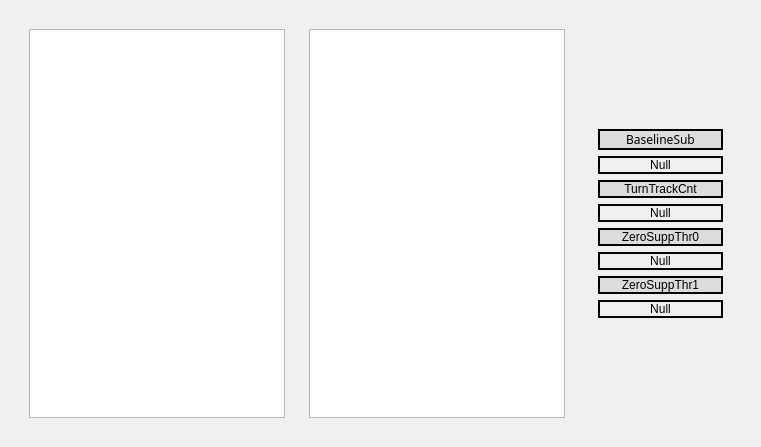
       <widget class="QWidget" name="AcqTurnLossTab">
        <attribute name="title">
         <string>AcqTurnLoss</string>
        </attribute>
        <layout class="QVBoxLayout" name="verticalLayout_15">
         <item>
          <widget class="CContextFrame" name="CContextFrame_AcqTurnLossTab">
           <layout class="QGridLayout" name="gridLayout_14" columnstretch="45,45,10">
            <item row="0" column="0">
             <widget class="CContextFrame" name="CContextFrame_AcqTurnLossTab_turnLossBuf0">
              <layout class="QVBoxLayout" name="verticalLayout_28">
               <item>
                <widget class="CStaticPlot" name="CStaticPlot_AcqTurnLossTab_turnLossBuf0">
                 <property name="plotTitle" stdset="0">
                  <string>turnLossBuf0</string>
                 </property>
                 <property name="gridOrientation" stdset="0">
                  <enum>StaticPlotWidget::Both</enum>
                 </property>
                </widget>
               </item>
              </layout>
             </widget>
            </item>
            <item row="0" column="1">
             <widget class="CContextFrame" name="CContextFrame_AcqTurnLossTab_turnLossBuf1">
              <layout class="QVBoxLayout" name="verticalLayout_30">
               <item>
                <widget class="CStaticPlot" name="CStaticPlot_AcqTurnLossTab_turnLossBuf1">
                 <property name="plotTitle" stdset="0">
                  <string>turnLossBuf1</string>
                 </property>
                 <property name="gridOrientation" stdset="0">
                  <enum>StaticPlotWidget::Both</enum>
                 </property>
                </widget>
               </item>
              </layout>
             </widget>
            </item>
            <item row="0" column="2">
             <widget class="CContextFrame" name="CContextFrame_AcqTurnLossTab_info">
              <layout class="QVBoxLayout" name="verticalLayout_29">
               <item>
                <widget class="QWidget" name="gridWidget_AcqTurnLossTab" native="true">
                 <property name="styleSheet">
                  <string notr="true">QWidget.CLabel{
	border: 2px solid black;
}

QWidget.QLabel{
	border: 2px solid black;
}</string>
                 </property>
                 <layout class="QGridLayout" name="gridLayout_13" columnstretch="0">
                  <property name="topMargin">
                   <number>100</number>
                  </property>
                  <property name="bottomMargin">
                   <number>100</number>
                  </property>
                  <item row="7" column="0">
                   <widget class="CLabel" name="CLabel_AcqTurnLossTab_ZeroSuppThr1">
                    <property name="minimumSize">
                     <size>
                      <width>125</width>
                      <height>0</height>
                     </size>
                    </property>
                    <property name="text">
                     <string>Null</string>
                    </property>
                    <property name="alignment">
                     <set>Qt::AlignCenter</set>
                    </property>
                   </widget>
                  </item>
                  <item row="5" column="0">
                   <widget class="CLabel" name="CLabel_AcqTurnLossTab_ZeroSuppThr0">
                    <property name="minimumSize">
                     <size>
                      <width>125</width>
                      <height>0</height>
                     </size>
                    </property>
                    <property name="text">
                     <string>Null</string>
                    </property>
                    <property name="alignment">
                     <set>Qt::AlignCenter</set>
                    </property>
                   </widget>
                  </item>
                  <item row="1" column="0">
                   <widget class="CLabel" name="CLabel_AcqTurnLossTab_BaselineSub">
                    <property name="minimumSize">
                     <size>
                      <width>125</width>
                      <height>0</height>
                     </size>
                    </property>
                    <property name="text">
                     <string>Null</string>
                    </property>
                    <property name="alignment">
                     <set>Qt::AlignCenter</set>
                    </property>
                   </widget>
                  </item>
                  <item row="3" column="0">
                   <widget class="CLabel" name="CLabel_AcqTurnLossTab_TurnTrackCnt">
                    <property name="minimumSize">
                     <size>
                      <width>125</width>
                      <height>0</height>
                     </size>
                    </property>
                    <property name="text">
                     <string>Null</string>
                    </property>
                    <property name="alignment">
                     <set>Qt::AlignCenter</set>
                    </property>
                   </widget>
                  </item>
                  <item row="6" column="0">
                   <widget class="CLabel" name="CLabel_JustLabel_AcqTurnLossTab_ZeroSuppThr1">
                    <property name="minimumSize">
                     <size>
                      <width>125</width>
                      <height>0</height>
                     </size>
                    </property>
                    <property name="styleSheet">
                     <string notr="true">background-color: rgb(220, 220, 220);</string>
                    </property>
                    <property name="text">
                     <string>ZeroSuppThr1</string>
                    </property>
                    <property name="alignment">
                     <set>Qt::AlignCenter</set>
                    </property>
                   </widget>
                  </item>
                  <item row="4" column="0">
                   <widget class="CLabel" name="CLabel_JustLabel_AcqTurnLossTab_ZeroSuppThr0">
                    <property name="minimumSize">
                     <size>
                      <width>125</width>
                      <height>0</height>
                     </size>
                    </property>
                    <property name="styleSheet">
                     <string notr="true">background-color: rgb(220, 220, 220);</string>
                    </property>
                    <property name="text">
                     <string>ZeroSuppThr0</string>
                    </property>
                    <property name="alignment">
                     <set>Qt::AlignCenter</set>
                    </property>
                   </widget>
                  </item>
                  <item row="0" column="0">
                   <widget class="CLabel" name="CLabel_JustLabel_AcqTurnLossTab_BaselineSub">
                    <property name="minimumSize">
                     <size>
                      <width>125</width>
                      <height>0</height>
                     </size>
                    </property>
                    <property name="font">
                     <font>
                      <family>Sans Serif</family>
                     </font>
                    </property>
                    <property name="styleSheet">
                     <string notr="true">background-color: rgb(220, 220, 220);</string>
                    </property>
                    <property name="text">
                     <string>BaselineSub</string>
                    </property>
                    <property name="alignment">
                     <set>Qt::AlignCenter</set>
                    </property>
                   </widget>
                  </item>
                  <item row="2" column="0">
                   <widget class="CLabel" name="CLabel_JustLabel_AcqTurnLossTab_TurnTrackCnt">
                    <property name="minimumSize">
                     <size>
                      <width>125</width>
                      <height>0</height>
                     </size>
                    </property>
                    <property name="styleSheet">
                     <string notr="true">background-color: rgb(220, 220, 220);</string>
                    </property>
                    <property name="text">
                     <string>TurnTrackCnt</string>
                    </property>
                    <property name="alignment">
                     <set>Qt::AlignCenter</set>
                    </property>
                   </widget>
                  </item>
                 </layout>
                </widget>
               </item>
              </layout>
             </widget>
            </item>
           </layout>
          </widget>
         </item>
        </layout>
       </widget>
